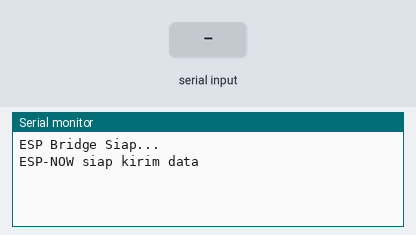
The program below on a simulated ESP32. On the bench: the last lines printed to the serial monitor. The inputs (shaded band) are chosen by the test bench.

Above: at 1.2 s.
1.3 s: "1\n" received over Serial
At 2.1 s:
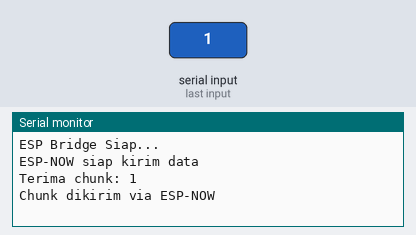
2.8 s: "0\n" received over Serial
At 3.3 s:
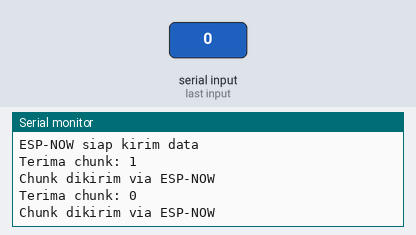
4.3 s: "2\n" received over Serial
At 5.6 s:
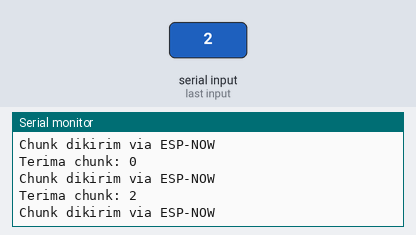

Measured:
- after the input at 1.3 s, the serial monitor: prints a new line at once (image 1)
- after the input at 2.8 s, the serial monitor: prints a new line at once (image 2)
- after the input at 4.3 s, the serial monitor: prints a new line at once (image 3)

The program:

main.cpp
```cpp
#include <Arduino.h>
#include <WiFi.h>
#include <esp_now.h>
#include <string.h>

//MAC address ESP Receiver
uint8_t receiverMac[] = {0x24, 0x6F, 0x28, 0xAA, 0xBB, 0xCC};

void setup() {
  Serial.begin(115200);
  Serial.println("ESP Bridge Siap...");

  WiFi.mode(WIFI_STA);
  WiFi.disconnect();

  if (esp_now_init() != ESP_OK) {
    Serial.println("ESP-NOW gagal diinisialisasi");
    return;
  }

  Serial.println("ESP-NOW siap kirim data");
}

void loop() {
  if (Serial.available()) {
    String chunk = Serial.readStringUntil('\n');
    Serial.println("Terima chunk: " + chunk);

    esp_err_t result = esp_now_send(receiverMac, (uint8_t*)chunk.c_str(), chunk.length());
    if (result == ESP_OK) {
      Serial.println("Chunk dikirim via ESP-NOW");
    } else {
      Serial.println("Gagal kirim chunk");
    }
  }
}
```
